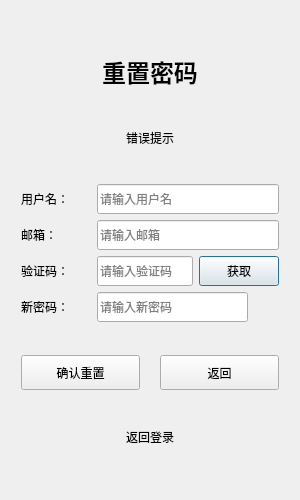
<?xml version="1.0" encoding="UTF-8"?>
<ui version="4.0">
 <class>ForgetDialog</class>
 <widget class="QDialog" name="ForgetDialog">
  <property name="geometry">
   <rect>
    <x>0</x>
    <y>0</y>
    <width>300</width>
    <height>500</height>
   </rect>
  </property>
  <property name="minimumSize">
   <size>
    <width>300</width>
    <height>500</height>
   </size>
  </property>
  <property name="windowTitle">
   <string>Dialog</string>
  </property>
  <layout class="QVBoxLayout" name="verticalLayout_4">
   <item>
    <layout class="QVBoxLayout" name="verticalLayout_3">
     <item>
      <spacer name="verticalSpacer_3">
       <property name="orientation">
        <enum>Qt::Orientation::Vertical</enum>
       </property>
       <property name="sizeHint" stdset="0">
        <size>
         <width>20</width>
         <height>40</height>
        </size>
       </property>
      </spacer>
     </item>
     <item>
      <widget class="QLabel" name="title_label">
       <property name="minimumSize">
        <size>
         <width>0</width>
         <height>40</height>
        </size>
       </property>
       <property name="font">
        <font>
         <pointsize>18</pointsize>
         <bold>true</bold>
        </font>
       </property>
       <property name="text">
        <string>重置密码</string>
       </property>
       <property name="alignment">
        <set>Qt::AlignmentFlag::AlignCenter</set>
       </property>
      </widget>
     </item>
     <item>
      <spacer name="verticalSpacer_5">
       <property name="orientation">
        <enum>Qt::Orientation::Vertical</enum>
       </property>
       <property name="sizeHint" stdset="0">
        <size>
         <width>20</width>
         <height>10</height>
        </size>
       </property>
      </spacer>
     </item>
     <item>
      <widget class="QLabel" name="err_tip">
       <property name="minimumSize">
        <size>
         <width>0</width>
         <height>25</height>
        </size>
       </property>
       <property name="contextMenuPolicy">
        <enum>Qt::ContextMenuPolicy::NoContextMenu</enum>
       </property>
       <property name="layoutDirection">
        <enum>Qt::LayoutDirection::LeftToRight</enum>
       </property>
       <property name="text">
        <string>错误提示</string>
       </property>
       <property name="alignment">
        <set>Qt::AlignmentFlag::AlignCenter</set>
       </property>
      </widget>
     </item>
     <item>
      <spacer name="verticalSpacer_6">
       <property name="orientation">
        <enum>Qt::Orientation::Vertical</enum>
       </property>
       <property name="sizeHint" stdset="0">
        <size>
         <width>20</width>
         <height>10</height>
        </size>
       </property>
      </spacer>
     </item>
     <item>
      <layout class="QHBoxLayout" name="horizontalLayout_8">
       <property name="leftMargin">
        <number>10</number>
       </property>
       <property name="rightMargin">
        <number>10</number>
       </property>
       <item>
        <widget class="QLabel" name="user_label">
         <property name="minimumSize">
          <size>
           <width>70</width>
           <height>0</height>
          </size>
         </property>
         <property name="text">
          <string>用户名：</string>
         </property>
        </widget>
       </item>
       <item>
        <widget class="QLineEdit" name="user_edit">
         <property name="minimumSize">
          <size>
           <width>0</width>
           <height>30</height>
          </size>
         </property>
         <property name="maximumSize">
          <size>
           <width>16777215</width>
           <height>30</height>
          </size>
         </property>
         <property name="placeholderText">
          <string>请输入用户名</string>
         </property>
        </widget>
       </item>
      </layout>
     </item>
     <item>
      <layout class="QHBoxLayout" name="horizontalLayout_9">
       <property name="leftMargin">
        <number>10</number>
       </property>
       <property name="rightMargin">
        <number>10</number>
       </property>
       <item>
        <widget class="QLabel" name="email_label">
         <property name="minimumSize">
          <size>
           <width>70</width>
           <height>0</height>
          </size>
         </property>
         <property name="text">
          <string>邮箱：</string>
         </property>
        </widget>
       </item>
       <item>
        <widget class="QLineEdit" name="email_edit">
         <property name="minimumSize">
          <size>
           <width>0</width>
           <height>30</height>
          </size>
         </property>
         <property name="maximumSize">
          <size>
           <width>16777215</width>
           <height>30</height>
          </size>
         </property>
         <property name="placeholderText">
          <string>请输入邮箱</string>
         </property>
        </widget>
       </item>
      </layout>
     </item>
     <item>
      <layout class="QHBoxLayout" name="horizontalLayout_10">
       <property name="leftMargin">
        <number>10</number>
       </property>
       <property name="rightMargin">
        <number>10</number>
       </property>
       <item>
        <widget class="QLabel" name="varify_label">
         <property name="minimumSize">
          <size>
           <width>70</width>
           <height>0</height>
          </size>
         </property>
         <property name="text">
          <string>验证码：</string>
         </property>
        </widget>
       </item>
       <item>
        <widget class="QLineEdit" name="varify_edit">
         <property name="minimumSize">
          <size>
           <width>0</width>
           <height>30</height>
          </size>
         </property>
         <property name="maximumSize">
          <size>
           <width>16777215</width>
           <height>30</height>
          </size>
         </property>
         <property name="placeholderText">
          <string>请输入验证码</string>
         </property>
        </widget>
       </item>
       <item>
        <widget class="TimerBtn" name="varify_btn">
         <property name="minimumSize">
          <size>
           <width>80</width>
           <height>30</height>
          </size>
         </property>
         <property name="maximumSize">
          <size>
           <width>80</width>
           <height>30</height>
          </size>
         </property>
         <property name="text">
          <string>获取</string>
         </property>
        </widget>
       </item>
      </layout>
     </item>
     <item>
      <layout class="QHBoxLayout" name="horizontalLayout_11">
       <property name="leftMargin">
        <number>10</number>
       </property>
       <property name="rightMargin">
        <number>10</number>
       </property>
       <item>
        <widget class="QLabel" name="new_pwd_label">
         <property name="minimumSize">
          <size>
           <width>70</width>
           <height>0</height>
          </size>
         </property>
         <property name="text">
          <string>新密码：</string>
         </property>
        </widget>
       </item>
       <item>
        <widget class="QLineEdit" name="new_pwd_edit">
         <property name="minimumSize">
          <size>
           <width>0</width>
           <height>30</height>
          </size>
         </property>
         <property name="maximumSize">
          <size>
           <width>16777215</width>
           <height>30</height>
          </size>
         </property>
         <property name="placeholderText">
          <string>请输入新密码</string>
         </property>
        </widget>
       </item>
       <item>
        <widget class="ClickedLable" name="new_pwd_visble">
         <property name="minimumSize">
          <size>
           <width>25</width>
           <height>25</height>
          </size>
         </property>
         <property name="maximumSize">
          <size>
           <width>25</width>
           <height>25</height>
          </size>
         </property>
         <property name="text">
          <string/>
         </property>
        </widget>
       </item>
      </layout>
     </item>
     <item>
      <spacer name="verticalSpacer_4">
       <property name="orientation">
        <enum>Qt::Orientation::Vertical</enum>
       </property>
       <property name="sizeHint" stdset="0">
        <size>
         <width>20</width>
         <height>20</height>
        </size>
       </property>
      </spacer>
     </item>
     <item>
      <layout class="QHBoxLayout" name="horizontalLayout_12">
       <property name="spacing">
        <number>20</number>
       </property>
       <property name="leftMargin">
        <number>10</number>
       </property>
       <property name="rightMargin">
        <number>10</number>
       </property>
       <item>
        <widget class="QPushButton" name="confirm_btn">
         <property name="minimumSize">
          <size>
           <width>100</width>
           <height>35</height>
          </size>
         </property>
         <property name="maximumSize">
          <size>
           <width>16777215</width>
           <height>35</height>
          </size>
         </property>
         <property name="text">
          <string>确认重置</string>
         </property>
        </widget>
       </item>
       <item>
        <widget class="QPushButton" name="cancel_btn">
         <property name="minimumSize">
          <size>
           <width>100</width>
           <height>35</height>
          </size>
         </property>
         <property name="maximumSize">
          <size>
           <width>16777215</width>
           <height>35</height>
          </size>
         </property>
         <property name="text">
          <string>返回</string>
         </property>
        </widget>
       </item>
      </layout>
     </item>
     <item>
      <spacer name="verticalSpacer_7">
       <property name="orientation">
        <enum>Qt::Orientation::Vertical</enum>
       </property>
       <property name="sizeHint" stdset="0">
        <size>
         <width>20</width>
         <height>10</height>
        </size>
       </property>
      </spacer>
     </item>
     <item>
      <layout class="QHBoxLayout" name="horizontalLayout_13">
       <item>
        <spacer name="horizontalSpacer">
         <property name="orientation">
          <enum>Qt::Orientation::Horizontal</enum>
         </property>
         <property name="sizeHint" stdset="0">
          <size>
           <width>40</width>
           <height>20</height>
          </size>
         </property>
        </spacer>
       </item>
       <item>
        <widget class="ClickedLable" name="return_login_label">
         <property name="minimumSize">
          <size>
           <width>0</width>
           <height>25</height>
          </size>
         </property>
         <property name="text">
          <string>返回登录</string>
         </property>
         <property name="alignment">
          <set>Qt::AlignmentFlag::AlignCenter</set>
         </property>
        </widget>
       </item>
       <item>
        <spacer name="horizontalSpacer_2">
         <property name="orientation">
          <enum>Qt::Orientation::Horizontal</enum>
         </property>
         <property name="sizeHint" stdset="0">
          <size>
           <width>40</width>
           <height>20</height>
          </size>
         </property>
        </spacer>
       </item>
      </layout>
     </item>
     <item>
      <spacer name="verticalSpacer">
       <property name="orientation">
        <enum>Qt::Orientation::Vertical</enum>
       </property>
       <property name="sizeHint" stdset="0">
        <size>
         <width>20</width>
         <height>40</height>
        </size>
       </property>
      </spacer>
     </item>
    </layout>
   </item>
  </layout>
 </widget>
 <customwidgets>
  <customwidget>
   <class>TimerBtn</class>
   <extends>QPushButton</extends>
   <header>timerbtn.h</header>
  </customwidget>
  <customwidget>
   <class>ClickedLable</class>
   <extends>QLabel</extends>
   <header>clickedlable.h</header>
  </customwidget>
 </customwidgets>
 <resources/>
 <connections/>
</ui>
